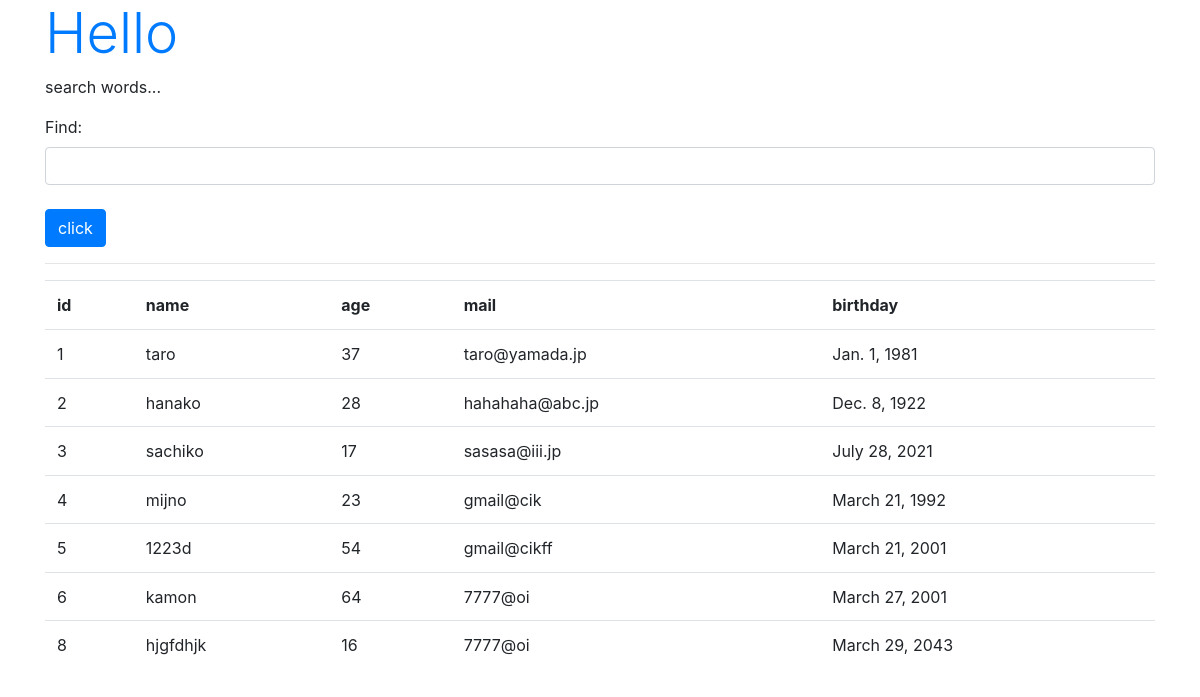
/hello/find, run on the app's committed database.
### hello/models.py (models this page shows, shortened)
class Friend(models.Model):
    name = models.CharField(max_length=100, \
        validators=[number_only])
    mail = models.EmailField(max_length=200)
    gender = models.BooleanField()
    age = models.IntegerField()
    birthday = models.DateField()

### hello/views.py (the view)
# urls.py: path('find', views.find, name='find'), #☆
def find(request):
    if (request.method == 'POST'):
        msg = 'search result:'
        form = FindForm(request.POST)
        find = request.POST['find']
        list = find.split()
        data = Friend.objects.all()[int(list[0]):int(list[1])]    #☆
    else:
        msg = 'search words...'
        form = FindForm()
        data =Friend.objects.all()
    params = {
        'title': 'Hello',
        'message': msg,
        'form':form,
        'data':data,
    }
    return render(request, 'hello/find.html', params)

### hello/forms.py
class FindForm(forms.Form):
    find = forms.CharField(label='Find', required=False, \
        widget=forms.TextInput(attrs={'class':'form-control'}))

### hello/templates/hello/find.html (shortened to what this page needs)
{% load static %}
<!doctype html>
<html lang="ja">
<head>
    <link rel="stylesheet"
    href="https://stackpath.bootstrapcdn.com/bootstrap/4.3.1/css/bootstrap.min.css"
>
</head>
<body class="container">
  <h1 class="display-4 text-primary">
      {{title}}</h1>
  <p>{{message|safe}}</p>
  <form action="{% url 'find' %}" method="post">
  {{ form.as_p }}
  <tr><th></th><td>
      <input type="submit" value="click"
          class="btn btn-primary mt-2"></td></tr>
  </form>
  <hr>
  <table class="table">
      <tr>
          <th>id</th>
          <th>name</th>
          <th>age</th>
          <th>mail</th>
          <th>birthday</th>
      </tr>
  {% for item in data %}
      <tr>
          <td>{{item.id}}</td>
          <td>{{item.name}}</td>
          <td>{{item.age}}</td>
          <td>{{item.mail}}</td>
          <td>{{item.birthday}}</td>
      <tr>
  {% endfor %}
  </table>
</body>
</html>

### data on the page
Friend: id "1", name "taro", age "37", mail "taro@yamada.jp", birthday "Jan. 1, 1981"
Friend: id "2", name "hanako", age "28", mail "hahahaha@abc.jp", birthday "Dec. 8, 1922"
Friend: id "3", name "sachiko", age "17", mail "sasasa@iii.jp", birthday "July 28, 2021"
Friend: id "4", name "mijno", age "23", mail "gmail@cik", birthday "March 21, 1992"
Friend: id "5", name "1223d", age "54", mail "gmail@cikff", birthday "March 21, 2001"
Friend: id "6", name "kamon", age "64", mail "7777@oi", birthday "March 27, 2001"
Friend: id "8", name "hjgfdhjk", age "16", mail "7777@oi", birthday "March 29, 2043"

### other printed values
{{ title }} "Hello"
{{ message|safe }} "search words..."
